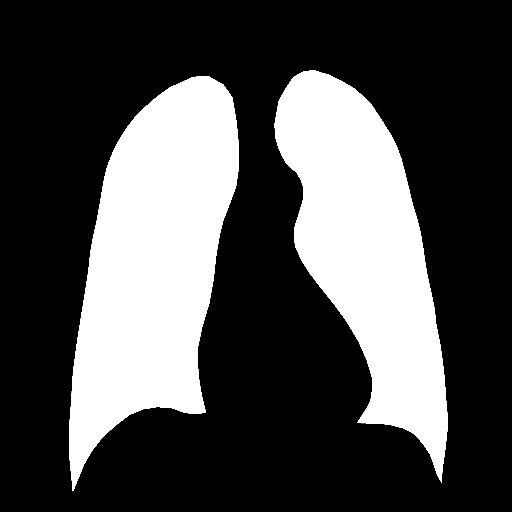
#> input picture contours/1/pred.png, 512 x 512 px, found by its file name; the run also reads 1 picture not shown here
$ python contours.py   (older library calls are emulated)
#> lines starting #> are read from the running program, lines starting #| are printed output that depends on the picture; after the words box and inside, x2 and y2 are one past the last pixel; in counts of white or black regions, pixels touching at a corner belong together
import cv2
import numpy as np
from PIL import Image
for i in range(2,14):
    image1 = cv2.imread(str(i) + '/pred.png')
#> image1 is the input picture: shape (512, 512, 3); min 0, max 255, mean 76
    image2 = cv2.imread(str(i) + '/man.png')
    xray = cv2.imread(str(i)   + '/xray.png')
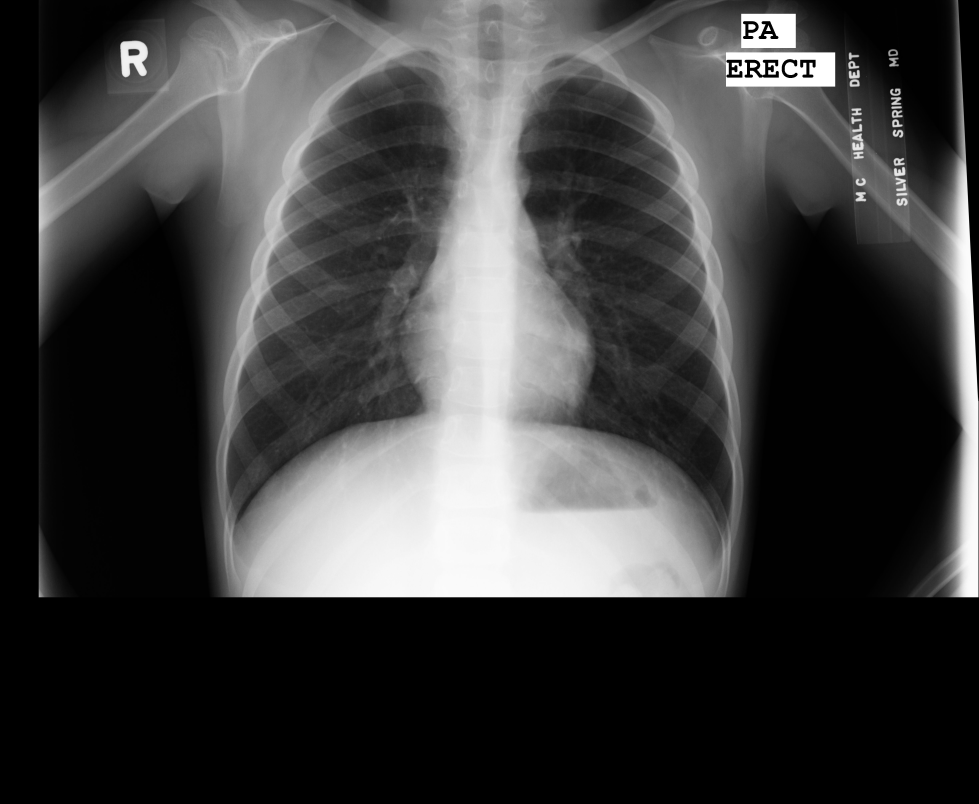
#> input picture contours/2/xray.png, 4892 x 4020 px (shown at 1/5 size)
#> xray is the input picture: shape (4020, 4892, 3); min 0, max 255, mean 63.1

    xray = cv2.resize(xray, (512, 512))
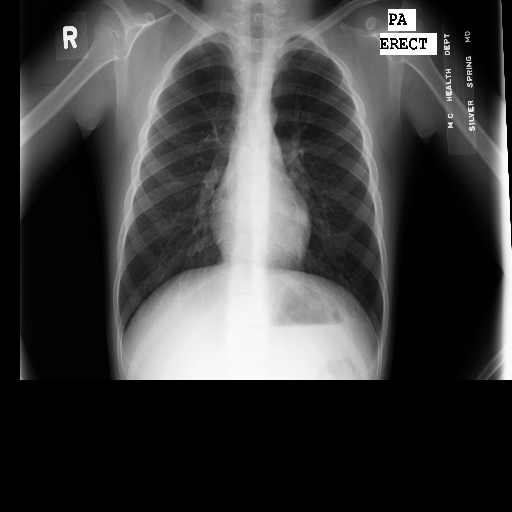
#> xray: shape (512, 512, 3); min 0, max 255, mean 63
    gray1 = cv2.cvtColor(image1, cv2.COLOR_BGR2GRAY)
    gray2 = cv2.cvtColor(image2, cv2.COLOR_BGR2GRAY)

    # Find Canny edges
    edged1 = cv2.Canny(gray1, 30, 200)
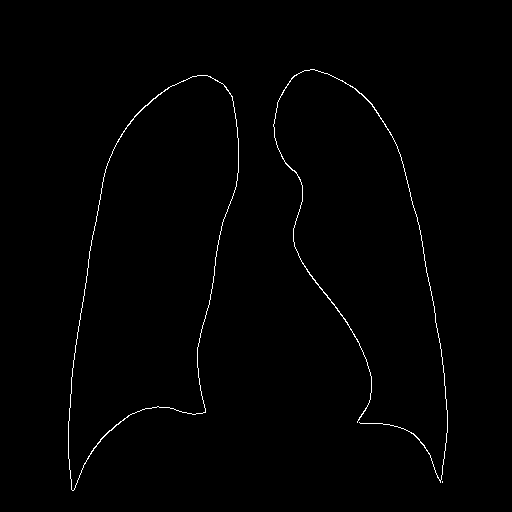
#> edged1: shape (512, 512); 0.79% white in thin lines or dots, all inside (x1, y1, x2, y2) = (68, 69, 448, 491)
    edged2 = cv2.Canny(gray2, 30, 200)

    img, contours1, hierarchy = cv2.findContours(edged1,cv2.RETR_EXTERNAL, cv2.CHAIN_APPROX_NONE)
#> contours1 = 3 contours, 1 with area under 20; largest, box (x1, y1, x2, y2) and area: (68, 75, 239, 491) 42132, (273, 69, 448, 483) 126
    img, contours2, hierarchy = cv2.findContours(edged2,cv2.RETR_EXTERNAL, cv2.CHAIN_APPROX_NONE)
#> contours2 has the same summary as contours1

    cv2.drawContours(xray, contours1, -1, (0, 255, 0), 1)
    cv2.drawContours(xray, contours2, -1, (0, 0, 255), 1)
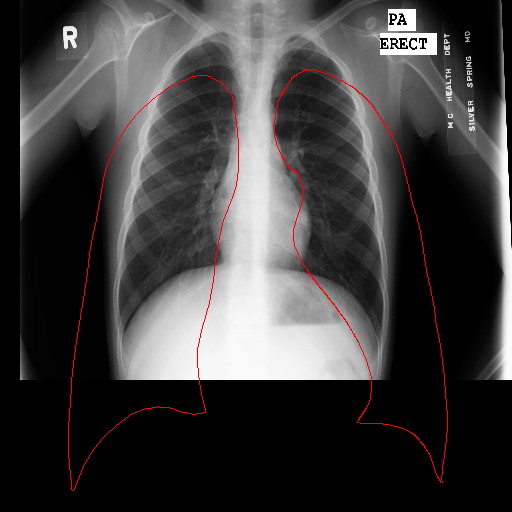
#> xray: shape (512, 512, 3); mean B, G, R 62.5, 62.5, 64.4

    cv2.imshow('Contours', xray)
    cv2.waitKey(0)
cv2.destroyAllWindows()
